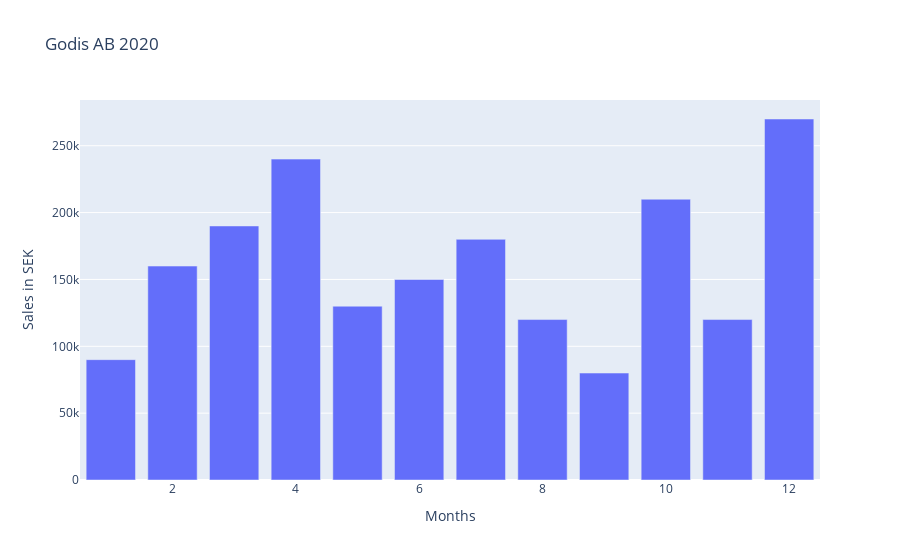

This figure's notebook cell:
### Markdown cell above
#### c. Bar Graph for the Year 2020

### Code cell
# Bar graph for 2020
fig = px.bar(df, x='Manad', y='2020', title='Godis AB 2020')
fig.update_layout(xaxis_title='Months', yaxis_title='Sales in SEK')
fig.show()

### Figure 1 — Plotly figure (JSON) as saved in the notebook; plotly's stock layout.template omitted (floating-point values rounded to 4 significant figures)
{"data": [{"alignmentgroup": "True", "hovertemplate": "Manad=%{x}<br>2020=%{y}<extra></extra>", "legendgroup": "", "marker": {"color": "#636efa", "pattern": {"shape": ""}}, "name": "", "offsetgroup": "", "orientation": "v", "showlegend": false, "textposition": "auto", "type": "bar", "x": [1, 2, 3, 4, 5, 6, 7, 8, 9, 10, 11, 12], "xaxis": "x", "y": [90000, 160000, 190000, 240000, 130000, 150000, 180000, 120000, 80000, 210000, 120000, 270000], "yaxis": "y"}], "layout": {"barmode": "relative", "legend": {"tracegroupgap": 0}, "title": {"text": "Godis AB 2020"}, "xaxis": {"anchor": "y", "domain": [0, 1], "title": {"text": "Months"}}, "yaxis": {"anchor": "x", "domain": [0, 1], "title": {"text": "Sales in SEK"}}}}
